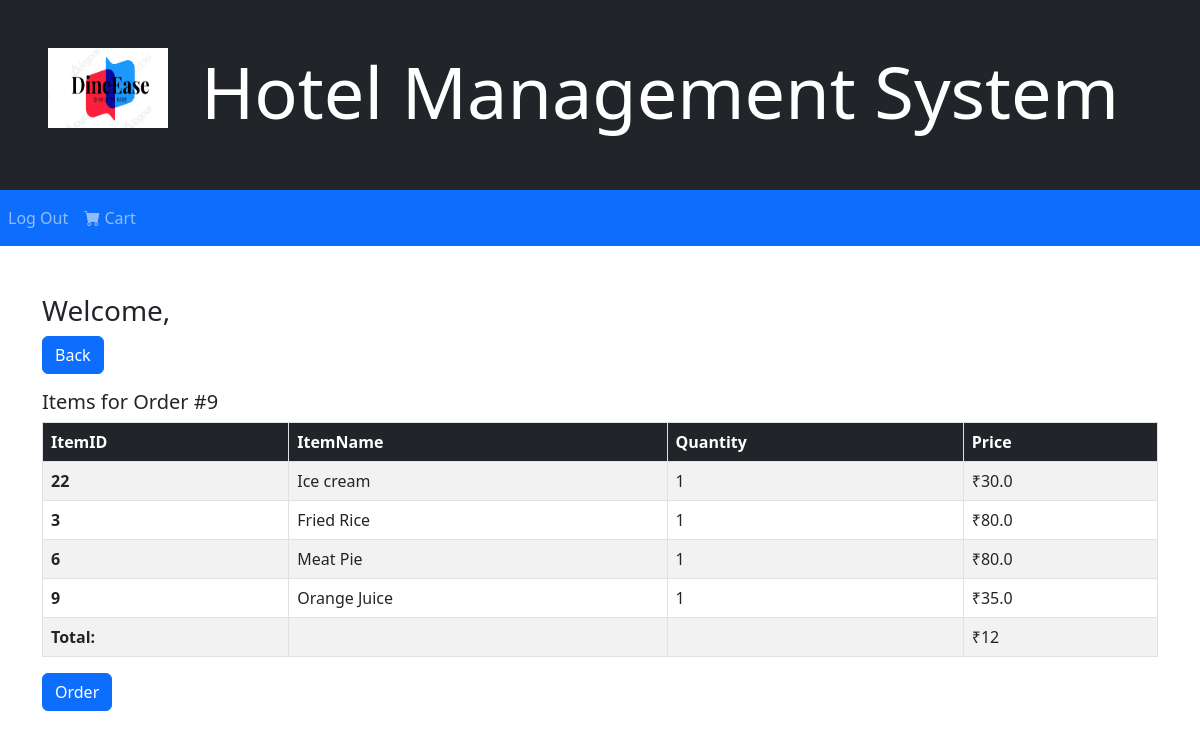
/orders/9 (signed in), run on the app's committed database.
### tables this page shows
CREATE TABLE "OrderItems" (
	"OrderItemID"	INTEGER NOT NULL UNIQUE,
	"OrderID"	INTEGER,
	"ItemID"	INTEGER,
	"ItemQuantity"	INTEGER,
	FOREIGN KEY("ItemID") REFERENCES "Items"("itemID"),
	FOREIGN KEY("OrderID") REFERENCES "Orders"("OrderID"),
	PRIMARY KEY("OrderItemID" AUTOINCREMENT)
);

CREATE TABLE "Items" (
	"itemID"	INTEGER NOT NULL UNIQUE,
	"ItemName"	TEXT UNIQUE,
	"ItemDescription"	TEXT,
	"ItemPrice"	REAL,
	"Category"	TEXT,
	PRIMARY KEY("itemID" AUTOINCREMENT)
);

### prototype.py (the view)
@app.route("/orders/<OrderID>")
def vieworder(OrderID): #OrderID is passed through
    try: #fetches orderitems from the database
        orderitems = fetchQuery(f"SELECT OrderItems.ItemID, Items.ItemName, ItemQuantity, Items.ItemPrice FROM OrderItems INNER JOIN Items on items.ItemID = OrderItems.ItemID WHERE OrderID = {OrderID}")
        print(orderitems)
        orderlists = []
        count = 0
        for item in orderitems: #changes the price to the product of price and quantity, for total price for every item
            orderlist = list(orderitems[count]) #by converting the query result to a list so it can be changed
            orderlist[3] = orderlist[3]*orderlist[2]
            orderlists.append(orderlist)
            count +=1
        orderitems = tuple(orderlists) #converts back into a tuple
        print(orderitems)
        orderprice = fetchQuery(f"SELECT TotalPrice FROM Orders WHERE OrderID = {OrderID}") #fetches orderprice from database
    except:
        orderprice=0
        orderitems=0
        print("exception")
    return render_template("vieworder.html", orderprice=orderprice[0][0], orderitems=orderitems, username = session["login"]["username"], OrderID = OrderID)#renders the page with appropriate variables

### prototype.py (called while the page is built)
def fetchQuery(query):
    sqlite3.connect(db).row_factory = sqlite3.Row #sets up row factory
    cur=sqlite3.connect(db).cursor()
    cur.execute(query)
    result = cur.fetchall() # stores the query results
    return result

### templates/vieworder.html (shortened to what this page needs)
<html>
    <head>
        <link rel="stylesheet" href="../static/css/styles.css"/>
        <link rel="stylesheet" href="https://cdn.jsdelivr.net/npm/bootstrap-icons@1.5.0/font/bootstrap-icons.css">
        <link href="https://cdn.jsdelivr.net/npm/bootstrap@5.2.0/dist/css/bootstrap.min.css" rel="stylesheet">
    </head>
    <body>
        <div class="container-fluid bg-dark text-white text-left p-5 w-100">
            <img src="../static/images/logo.png" class="float-start" style="width:120px;height:80px">
            <h1 class="display-2" style="text-align: center;" >Hotel Management System</h1>
        </div>
        <nav class="navbar navbar-expand-sm bg-primary navbar-dark sticky-top">
            <ul class="navbar-nav nav">
              <li class="nav-item">
                    <a class="nav-link" href="/login">Log Out</a>
              </li>
            </ul>
            <ul class="navbar-nav nav mr-3 float-end">
              <li class="nav-item">
                <a class="nav-link" href="/retail/cart"><i class="bi bi-cart-fill"></i> Cart</a>
              </li>
            </ul>
        </nav>
        <div class="container my-5">
            <p class="h3">Welcome, {{ username }}</p>
            {% if username == "admin" %}
                <a href="/staff" class="btn btn-primary">Back</a>
            {% else %}
                <a href="/retail/options" class="btn btn-primary">Back</a>
            {% endif %}
            <p class="h3 lead w-10 mt-3">Items for Order #{{ OrderID }}</p>
            <table class="table table-striped table-bordered">
                <thead class="bg-dark text-white">
                    <tr>
                        <th scope="col">ItemID</th>
                        <th scope="col">ItemName</th>
                        <th scope="col">Quantity</th>
                        <th scope="col">Price</th>
                    </tr>
                </thead>
                <tbody>
                    {% for row in orderitems %}
                        <tr>
                            <th scope="row">{{ row[0] }}</th>
                            <td>{{ row[1] }}</td>
                            <td>{{ row[2] }}</td>
                            <td>₹{{ row[3] }}</td>
                        </tr>
                    {% endfor %}
                    <tr>
                        <th scope="row">Total:</th>
                        <td></td>
                        <td></td>
                        <td>₹{{ orderprice }}</td>
                    </tr>
                </tbody>
            </table>
            <button onclick="reorder({{ OrderID }})" class="btn btn-primary">Order</button>
        </div>
    </body>
</html>

### data on the page
OrderItems: ItemID "22", ItemName "Ice cream", ItemQuantity "1", ItemPrice "30.0"
OrderItems: ItemID "3", ItemName "Fried Rice", ItemQuantity "1", ItemPrice "80.0"
OrderItems: ItemID "6", ItemName "Meat Pie", ItemQuantity "1", ItemPrice "80.0"
OrderItems: ItemID "9", ItemName "Orange Juice", ItemQuantity "1", ItemPrice "35.0"

### other printed values
{{ OrderID }} "9"
{{ orderprice }} "12"
